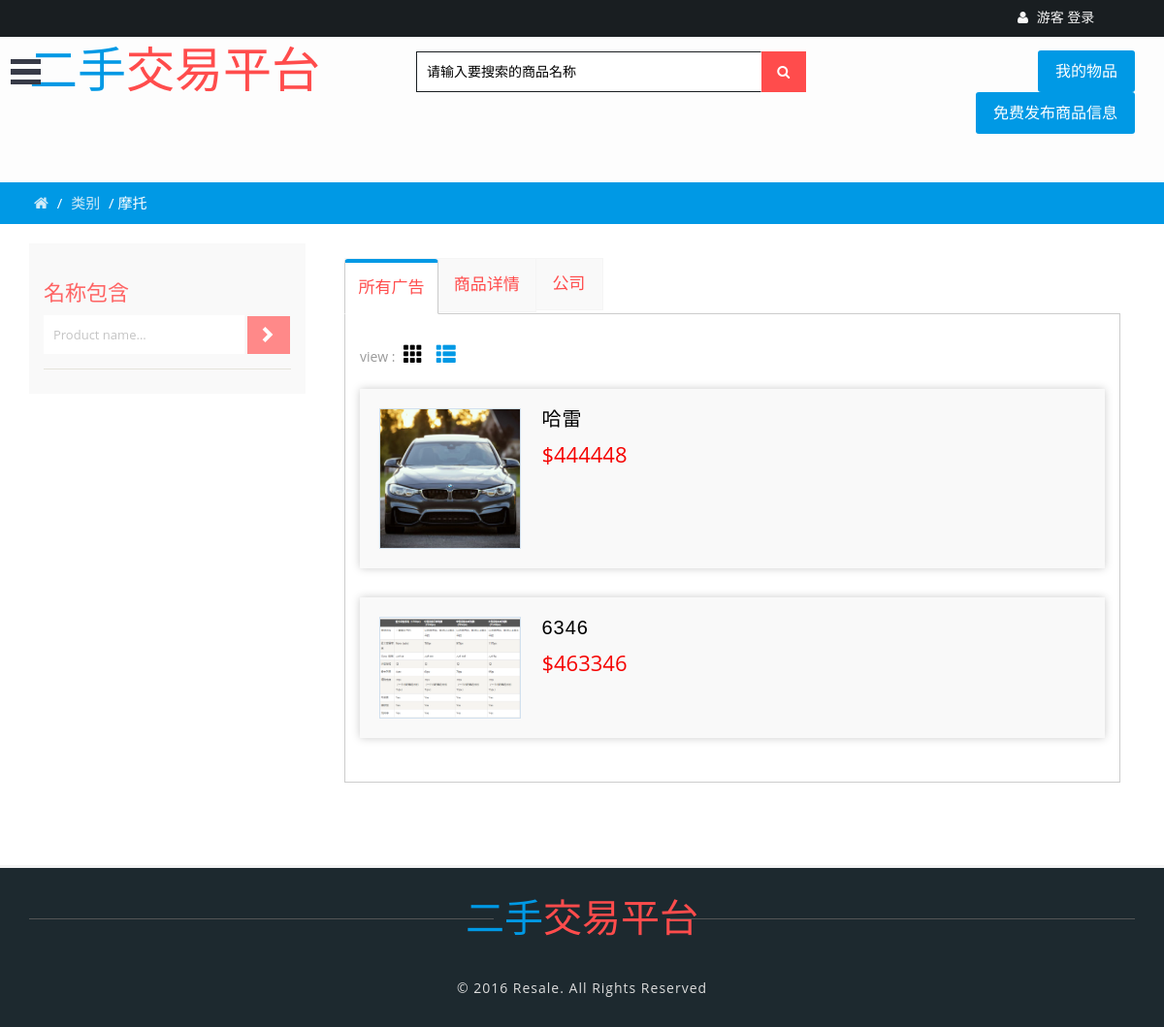
The page /index.php/user/bikes on the database its author committed.
### tables this page shows
CREATE TABLE `t_ads` (
  `ads_id` int(11) NOT NULL AUTO_INCREMENT,
  `adsname` varchar(255) DEFAULT NULL,
  `adstype` varchar(255) DEFAULT NULL,
  `user_id` int(11) DEFAULT NULL,
  `describe` varchar(255) DEFAULT NULL,
  `photo` varchar(255) DEFAULT NULL,
  `price` float(255,0) DEFAULT NULL,
  PRIMARY KEY (`ads_id`),
  KEY `user_id` (`user_id`),
  CONSTRAINT `user_id` FOREIGN KEY (`user_id`) REFERENCES `t_user` (`user_id`)
);

### application/controllers/User.php (called while the page is built, shortened)
<?php defined('BASEPATH') OR exit('No direct script access allowed');
class User extends CI_Controller
{
    public function __construct()
    {
        $this->load->model("User_model");
        $this->load->model("Ads_model");
        $this->load->helper(array('form', 'url'));
    }
    public function bikes()
    {
        $results = $this->Ads_model->get_bikes_list();
        $this->load->view('bikes.php',array('list'=> $results ));
    }
}
?>

### index.php (called while the page is built, shortened)
<?php
require_once BASEPATH.'core/CodeIgniter.php';

### application/models/Ads_model.php (called while the page is built, shortened)
<?php
class Ads_model extends CI_Model{
    public function get_bikes_list(){
        $sql = "select * from t_ads where adstype = '摩托' order by ads_id desc";
        $query = $this->db->query($sql);
        return $query->result();
    }
}
?>

### application/views/bikes.php (the view, shortened to what this page needs)
<?php
$user = $this->session->userdata('user');
?>
<!DOCTYPE html>
<html lang="en">
<head>
    <link rel="stylesheet" href="assets/css/bootstrap.min.css">
    <link rel="stylesheet" href="assets/css/bootstrap-select.css">
    <link href="assets/css/style.css" rel="stylesheet" type="text/css" media="all"/>
    <link rel="stylesheet" type="text/css" href="assets/css/jquery-ui1.css">
    <link rel="stylesheet" href="assets/css/font-awesome.min.css"/>
    <link rel="stylesheet" href="assets/css/menu_sideslide.css" type="text/css" media="all">
    <link href="assets/css/jquery.uls.css" rel="stylesheet"/>
    <link href="assets/css/jquery.uls.grid.css" rel="stylesheet"/>
    <link href="assets/css/jquery.uls.lcd.css" rel="stylesheet"/>
</head>
<body>
<div class="agiletopbar">
    <div class="wthreenavigation">
        <button class="menu-button" id="open-button"></button>
    </div>
</div>
<header>
    <div class="w3ls-header">
        <div class="w3ls-header-right">
            <ul>
                <li class="dropdown head-dpdn">
                    <a href="user/signin" aria-expanded="false"><i class="fa fa-user" aria-hidden="true"></i>
                    <?php
                        if (isset($user)) {
                            echo $user->nickname;
                            echo "<a href=\"User/exit_login\">[退出]</a> ";
                        } else {
                            echo "游客 <a href=\"User/signin\">登录</a>";
                        }
                        ?>
                    </a>
                </li>
            </ul>
        </div>
        <div class="clearfix"></div>
    </div>
    <div class="container">
        <div class="agile-its-header">
            <div class="logo">
                <h1><a href="user/index"><span>二手</span>交易平台</a></h1>
            </div>
            <div class="agileits_search">
            <form action="#" method="post">
            <input name="Search" type="text"  id="search" placeholder="请输入要搜索的商品名称" required=""/>
            <button type="button" class="btn btn-default" aria-label="Left Align" id="search_btn">
                <i class="fa fa-search" aria-hidden="true"> </i>
            </button>
            </form>
            <div class="agileits_search" style="width:264px; position:relative;top:-50px;">
            <a class="post-w3layouts-ad" href="user/myads">我的物品</a>
            <a class="post-w3layouts-ad" href="user/postad">免费发布商品信息</a>
            </div>
            <div class="clearfix"></div>
        </div>
    </div>
</header>
<div class="w3layouts-breadcrumbs text-center">
    <div class="container">
			<span class="agile-breadcrumbs">
			<a href="user/index"><i class="fa fa-home home_1"></i></a> /
			<a href="user/categories">类别</a> /
			<span>摩托</span></span>
    </div>
</div>
<div class="total-ads main-grid-border">
    <div class="container">
        <div class="ads-grid">
            <div class="side-bar col-md-3">
                <div class="search-hotel">
                    <h3 class="agileits-sear-head">名称包含</h3>
                    <form>
                        <input type="text" value="Product name..." onfocus="this.value = '';"
                               onblur="if (this.value == '') {this.value = 'Product name...';}" required="">
                        <input type="submit" value=" ">
                    </form>
                </div>
            </div>
            <div class="agileinfo-ads-display col-md-9">
                <div class="wrapper">
                    <div class="bs-example bs-example-tabs" role="tabpanel" data-example-id="togglable-tabs">
                        <ul id="myTab" class="nav nav-tabs nav-tabs-responsive" role="tablist">
                            <li role="presentation" class="active">
                                <a href="#home" id="home-tab" role="tab" data-toggle="tab" aria-controls="home"
                                   aria-expanded="true">
                                    <span class="text">所有广告</span>
                                </a>
                            </li>
                            <li role="presentation" class="next">
                                <a href="#profile" role="tab" id="profile-tab" data-toggle="tab"
                                   aria-controls="profile">
                                    <span class="text">商品详情</span>
                                </a>
                            </li>
                            <li role="presentation">
                                <a href="#samsa" role="tab" id="samsa-tab" data-toggle="tab" aria-controls="samsa">
                                    <span class="text">公司</span>
                                </a>
                            </li>
                        </ul>
                        <div id="myTabContent" class="tab-content">
                            <div role="tabpanel" class="tab-pane fade in active" id="home" aria-labelledby="home-tab">
                                <div>
                                    <div id="container">
                                        <div class="view-controls-list" id="viewcontrols">
                                            <label>view :</label>
                                            <a class="gridview"><i class="glyphicon glyphicon-th"></i></a>
                                            <a class="listview active"><i class="glyphicon glyphicon-th-list"></i></a>
                                        </div>
                                        <div class="clearfix"></div>
                                        <ul class="list">
                                             <?php
                                             foreach($list as $ads ){
                                             ?>
                                             <a href="user/single?id= <?php echo $ads->ads_id; ?>" class="single" >
                                                <li>
                                                <img src="<?php echo 'http://127.0.0.1/market/'.$ads->photo?>" title="" alt="" />
                                                    <section class="list-left">
                                                    <h5 class="title"><?php
                                                    if (isset($ads)) {
                                                        echo $ads->adsname;
                                                    }
                                                    ?></h5>
                                                        <span class="adprice">
                                                            <?php echo "$".$ads->price;?>
                                                        </span>
                                                    </section>
                                                    <div class="clearfix"></div>
                                                </li>
                                                <?php }?>
                                            </a>
                                        </ul>
                                    </div>
                                </div>
                            </div>
                        </div>
                    </div>
                </div>
            </div>
        </div>
    </div>
</div>
<footer>
    <div class="agileits-footer-bottom text-center">
        <div class="container">
            <div class="w3-footer-logo">
                <h1><a href="user/index"><span>二手</span>交易平台</a></h1>
            </div>
            <div class="copyrights">
                <p> © 2016 Resale. All Rights Reserved </p>
            </div>
        </div>
    </div>
</footer>
</body>
</html>

### assets/css/menu_sideslide.css (style rules this page uses)
.menu-button { position: absolute; z-index: 1000; margin: 13px; padding: 0; width: 2.5em; height: 2.25em; border: none; text-indent: 2.5em; font-size: 1.5em; color: transparent; background: transparent; outline:none; top: 37px; }
.menu-button::before { position: absolute; top: 0.5em; right: 0.5em; bottom: 0.5em; left: 0.5em; background: linear-gradient(#373a47 20%, transparent 20%, transparent 40%, #373a47 40%, #373a47 60%, transparent 60%, transparent 80%, #373a47 80%); content: ''; }
@media (max-width: 1280px) { .menu-button { margin: 13px 0; } }

### rows shown on the page
t_ads: photo (picture), adsname "哈雷", price "444448"
t_ads: photo (picture), adsname "6346", price "463346"
